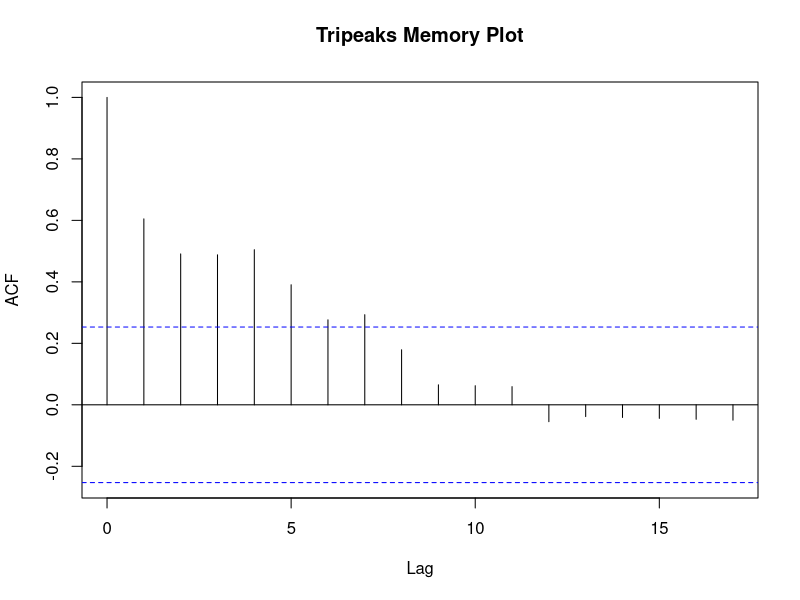
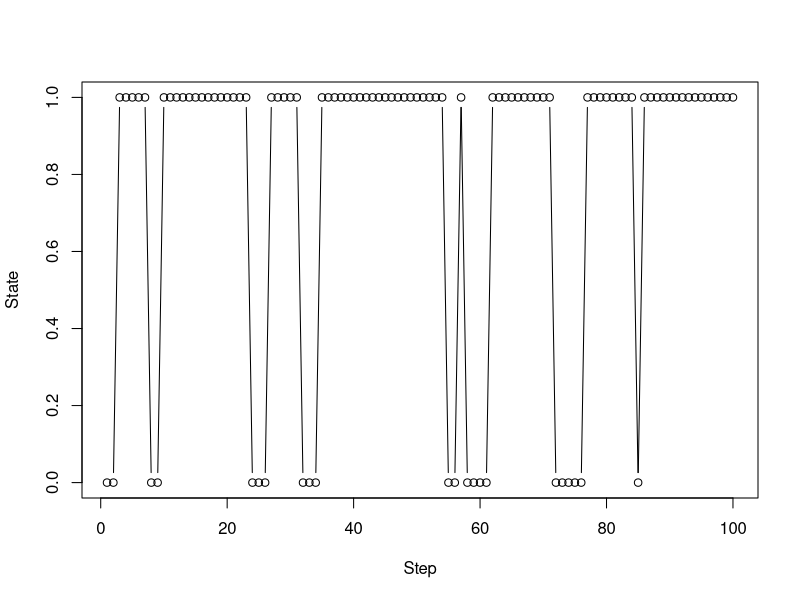

Recreate these plots in R, in order. (Note: this script raises an error after producing the figures.)
tripeaks = c(1,1,1,1,1,1,1,1,1,1,1,1,1,1,1,1,1,1,1,1,1,1,1,1,1,
1,1,1,1,1,1,1,1,1,1,1,1,1,1,1,1,1,1,1,1,1,1,0,0,1,1,0,0,0,0,0,0,1,0,1)
rle.tripeaks =rle(tripeaks)

runs =rle.tripeaks$lengths
runs
acf(tripeaks, plot=TRUE, main= "Tripeaks Memory Plot")
warnings()


set.seed(1237)
m = 10000; n = 1:m; x = numeric(m); x[1] = 0 #start with a below average bookings day
alpha =.3333 ; beta = 0.07597
# Simulation
for (i in 2:m)
{
  if (x[i-1]==0) x[i] = rbinom(1, 1, alpha)
  else x[i] = rbinom(1, 1, 1 - beta)
}
y = cumsum(x)/n # Running fractions of bookings
y[m] # Fraction of above average bookings among m. Same as: mean(x)
a = sum(x[2:m]==1); a #"x[1:(m-1)]==0 & "
m/a # Average cycle length
plot(x[1:100], type="b", xlab="Step", ylab="State")#plots shift in stochastic process. Lines should be vertical but are not
# due to pixel limitations in R. Only outcomes are 0, below average bookings and 1, above average bookings

x[2]
x[3]
sim_runs = rle(x) #run length encoding, gives the length of the runs.
length_vector = sim_runs$length #This vector gives the lengths of runs in a two state markov chain. 
run_of_negative_days = 0
i = 1
repeat    #equivalent of a do while loop, breaks when there are no more runs of 0's
{
  if (i >1249)
  {break     }
  run_of_negative_days = run_of_negative_days + length_vector[i]
  i = i+2
}
average_negative_run = run_of_negative_days / (length(length_vector)/2) 
average_negative_run



run_of_positive_days = 0
i = 2
repeat
{
  if (i >1250)
  {break     }
  run_of_positive_days = run_of_positive_days + length_vector[i]
  i = i+2
}
run_of_positive_days
average_positive_run = run_of_positive_days/625 (length(length_vector)/2)
